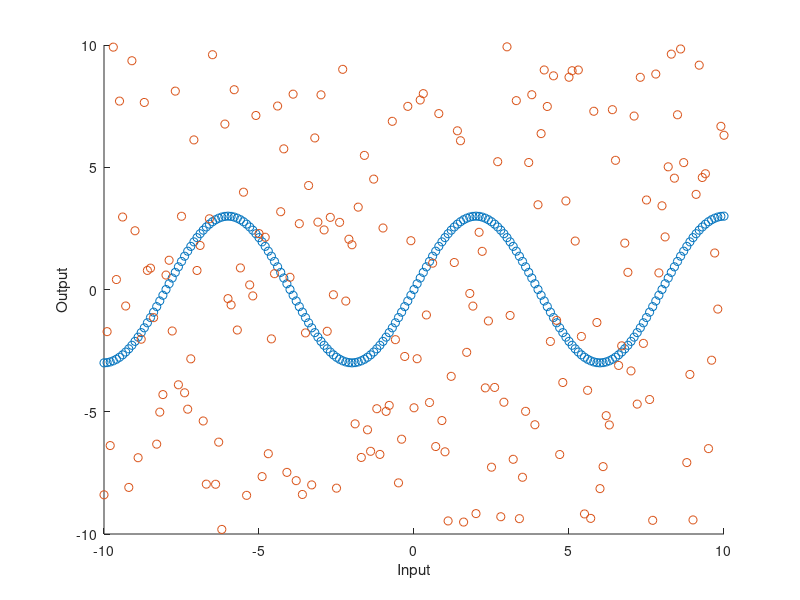

The MATLAB source for this figure:
% Load the data
data = importdata('prac1_q4.dat');

% Get the columns we want
x = data(:, 1);
c2 = data(:, 2);
c3 = data(:, 3);

% Create a scatter plot

hold on;

scatter(x, c2, 'bo');
scatter(x, c3, 'rs');

% Draw labels
xlabel('Input');
ylabel('Output');

hold off;
